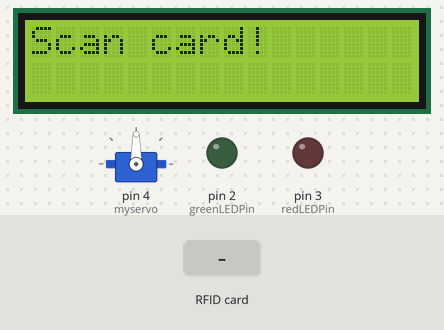
Bench run of a sketch on a simulated Arduino Mega 2560, built with avr-gcc and run on an emulated ATmega2560. Shown: 16×2 character LCD, servo, output pins drawn as LEDs (lit = HIGH). Dashed ring = blinking. Inputs (shaded band) come from the test bench. Pins used as bus, display or sensor lines are not drawn; what the sketch prints to the serial monitor is not drawn.

Above: at 1.9 s.
2.0 s: RFID card 03 F4 F9 2F held to the reader
At 3.5 s:
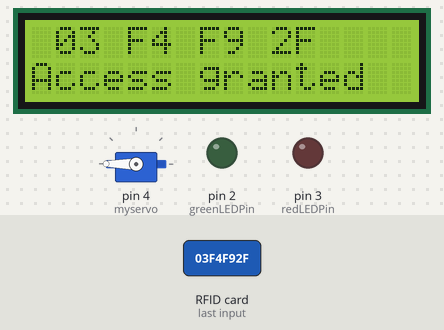
6.3 s: RFID card 5E 7A 19 C4 held to the reader
At 7.4 s:
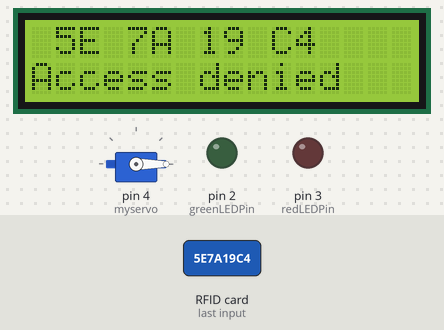
9.0 s: RFID card DE AD BE EF held to the reader
At 10.5 s:
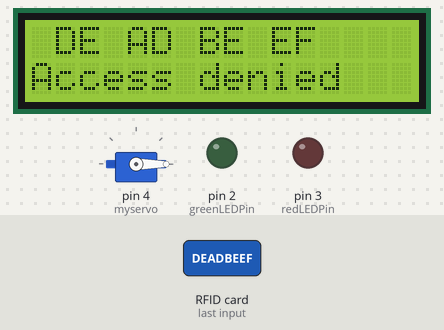
11.2 s: RFID card 03 F4 F9 2F held to the reader
At 11.37 s:
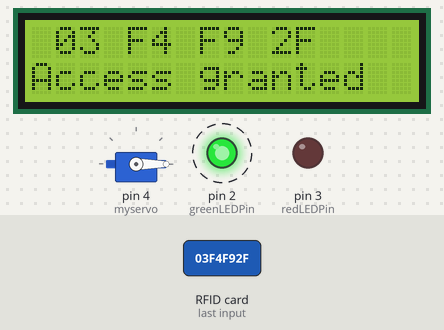
Timing chart, 0 to 14.3 s (numbered marks = the images above; inputs shaded):
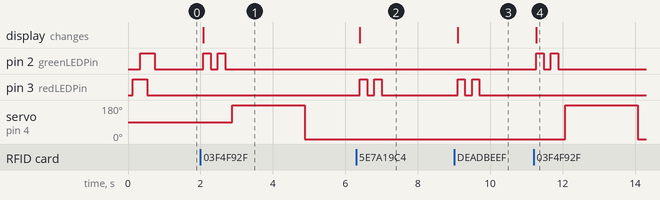

The sketch:

MF-RC522_RFID.ino
```cpp
//www.elegoo.com
//2016.12.09

/*
 * --------------------------------------------------------------------------------------------------------------------
 * Example to change UID of changeable MIFARE card.
 * --------------------------------------------------------------------------------------------------------------------
 * This is a MFRC522 library example; for further details and other examples see: https://github.com/miguelbalboa/rfid
 *
 * This sample shows how to set the UID on a UID changeable MIFARE card.
 * NOTE: for more informations read the README.rst
 *
 * @author Tom Clement
 * @license Released into the public domain.
 *
 * Typical pin layout used:
 * -----------------------------------------------------------------------------------------
 *             MFRC522      Arduino       Arduino   Arduino    Arduino          Arduino
 *             Reader/PCD   Uno           Mega      Nano v3    Leonardo/Micro   Pro Micro
 * Signal      Pin          Pin           Pin       Pin        Pin              Pin
 * -----------------------------------------------------------------------------------------
 * RST/Reset   RST          9             5         D9         RESET/ICSP-5     RST
 * SPI SS      SDA(SS)      10            53        D10        10               10
 * SPI MOSI    MOSI         11 / ICSP-4   51        D11        ICSP-4           16
 * SPI MISO    MISO         12 / ICSP-1   50        D12        ICSP-1           14
 * SPI SCK     SCK          13 / ICSP-3   52        D13        ICSP-3           15
 */

#include <Servo.h>
#include <SPI.h>
#include <MFRC522.h>
#include <LiquidCrystal.h>


#define RST_PIN   5     // Configurable, see typical pin layout above
#define SS_PIN    53   // Configurable, see typical pin layout above

MFRC522 mfrc522(SS_PIN, RST_PIN);   // Create MFRC522 instance
Servo myservo;
LiquidCrystal lcd(7, 8, 9, 10, 11, 12);

int angle = 0;
String tagUID = "03 F4 F9 2F";

int redLEDPin = 3;
int greenLEDPin = 2;
/* Set your new UID here! */
#define NEW_UID {0xDE, 0xAD, 0xBE, 0xEF}

MFRC522::MIFARE_Key key;

void setup() {
  lcd.begin(16, 2);
  lcd.print("Scan card!");
//  lcd.print(tagUID);

  Serial.begin(9600);  // Initialize serial communications with the PC
  while (!Serial);     // Do nothing if no serial port is opened (added for Arduinos based on ATMEGA32U4)
  myservo.attach(4);
  SPI.begin();         // Init SPI bus
  mfrc522.PCD_Init();  // Init MFRC522 card
  Serial.println(F("Warning: this example overwrites the UID of your UID changeable card, use with care!"));

  // Prepare key - all keys are set to FFFFFFFFFFFFh at chip delivery from the factory.
  for (byte i = 0; i < 6; i++) {
    key.keyByte[i] = 0xFF;
  }

  pinMode(redLEDPin, OUTPUT);
  pinMode(greenLEDPin, OUTPUT);
  digitalWrite(redLEDPin, HIGH);
  delay(200);
  digitalWrite(greenLEDPin, HIGH);
  delay(200);
  digitalWrite(redLEDPin, LOW);
  delay(200);
  digitalWrite(greenLEDPin, LOW);
}


// Setting the UID can be as simple as this:
//void loop() {
//  byte newUid[] = NEW_UID;
//  if ( mfrc522.MIFARE_SetUid(newUid, (byte)4, true) ) {
//    Serial.println("Wrote new UID to card.");
//  }
//  delay(1000);
//}

// But of course this is a more proper approach
void loop() {

  // Look for new cards, and select one if present
  if ( ! mfrc522.PICC_IsNewCardPresent() || ! mfrc522.PICC_ReadCardSerial() ) {
    delay(50);
    return;
  }

  // Now a card is selected. The UID and SAK is in mfrc522.uid.

  // Dump UID
  String tag = "";
  Serial.print(F("Card UID:"));
  for (byte i = 0; i < mfrc522.uid.size; i++) {
    Serial.print(mfrc522.uid.uidByte[i] < 0x10 ? " 0" : " ");
    Serial.print(mfrc522.uid.uidByte[i], HEX);
    tag.concat(String(mfrc522.uid.uidByte[i] < 0x10 ? " 0" : " "));
    tag.concat(String(mfrc522.uid.uidByte[i], HEX));
  }
  Serial.println();
  tag.toUpperCase();

 if (tag.substring(1) == tagUID)
 {
  lcd.begin(16, 2);
  lcd.print(tag);
  lcd.setCursor(0,1);
  lcd.print("Access granted");
  digitalWrite(greenLEDPin, HIGH);
  delay(200);
  digitalWrite(greenLEDPin, LOW);
  delay(200);
  digitalWrite(greenLEDPin, HIGH);
  delay(200);
  digitalWrite(greenLEDPin, LOW);
  delay(200);

  myservo.write(180);
  delay(2000);
  myservo.write(0);
 }
 else
 {
  lcd.begin(16, 2);
  lcd.print(tag);
  lcd.setCursor(0,1);
  lcd.print("Access denied");
  digitalWrite(redLEDPin, HIGH);
  delay(200);
  digitalWrite(redLEDPin, LOW);
  delay(200);
  digitalWrite(redLEDPin, HIGH);
  delay(200);
  digitalWrite(redLEDPin, LOW);
  delay(200);
 }

  // Dump PICC type
//  MFRC522::PICC_Type piccType = mfrc522.PICC_GetType(mfrc522.uid.sak);
//  Serial.print(F("PICC type: "));
//  Serial.print(mfrc522.PICC_GetTypeName(piccType));
//  Serial.print(F(" (SAK "));
//  Serial.print(mfrc522.uid.sak);
//  Serial.print(")\r\n");
//  if (  piccType != MFRC522::PICC_TYPE_MIFARE_MINI
//    &&  piccType != MFRC522::PICC_TYPE_MIFARE_1K
//    &&  piccType != MFRC522::PICC_TYPE_MIFARE_4K) {
//    Serial.println(F("This sample only works with MIFARE Classic cards."));
//    return;
//  }

  // Set new UID
  byte newUid[] = NEW_UID;
  if ( mfrc522.MIFARE_SetUid(newUid, (byte)4, true) ) {
    Serial.println(F("Wrote new UID to card."));
  }

  // Halt PICC and re-select it so DumpToSerial doesn't get confused
  mfrc522.PICC_HaltA();
  if ( ! mfrc522.PICC_IsNewCardPresent() || ! mfrc522.PICC_ReadCardSerial() ) {
    return;
  }

  // Dump the new memory contents
  Serial.println(F("New UID and contents:"));
  mfrc522.PICC_DumpToSerial(&(mfrc522.uid));

  delay(2000);
}
```

Measured:
- after the input at 2.0 s, pin 2 (greenLEDPin): alternates HIGH for 0.20 s and LOW for 0.20 s, 4 changes in all, then stays LOW, starting after 0.08 s; servo on pin 4 (myservo): 90° → 180° after 0.88 s, → 0° 2.0 s later; the display: changes after 0.08 s (image 1)
- after the input at 6.3 s, pin 3 (redLEDPin): alternates HIGH for 0.20 s and LOW for 0.20 s, 4 changes in all, then stays LOW, starting after 0.10 s; the display: changes after 0.10 s (image 2)
- after the input at 9.0 s, pin 3 (redLEDPin): alternates HIGH for 0.20 s and LOW for 0.20 s, 4 changes in all, then stays LOW, starting after 0.10 s; the display: changes after 0.10 s (image 3)
- after the input at 11.2 s, pin 2 (greenLEDPin): alternates HIGH for 0.20 s and LOW for 0.20 s, 4 changes in all, then stays LOW, starting after 0.07 s; servo on pin 4 (myservo): 0° → 180° after 0.87 s, → 0° 2.0 s later; the display: changes after 0.07 s (image 4)
